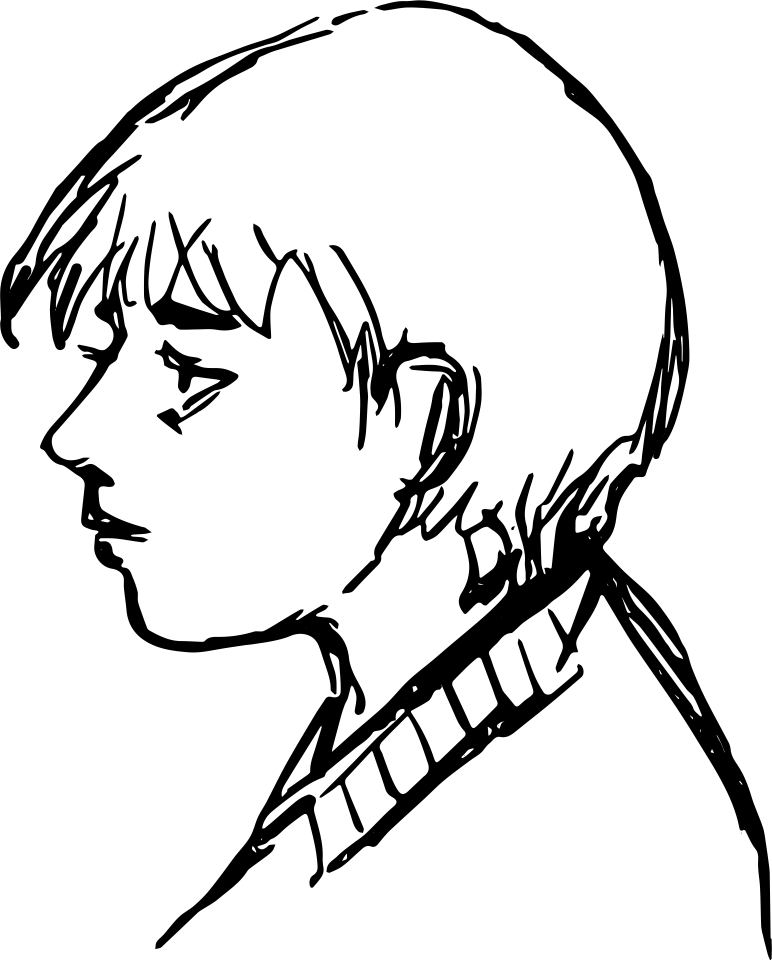
#> input picture boy.png, 1543 x 1920 px (shown at 1/2 size)
$ python -i tracedrawing.py   (imports and definitions only)
#> lines starting #> are read from the running program, lines starting #| are printed output that depends on the picture; after the words box and inside, x2 and y2 are one past the last pixel; in counts of white or black regions, pixels touching at a corner belong together
"""A picture, as the strokes a person would draw it with.

The owner's verdict on the first examples was that the drawings looked plain;
a flower built from loops in code does not look like a drawing however well
it moves. So an example can start from a real picture -- the owner offered
images to copy -- and this turns its lines into strokes for the hand model:

  1. INK: the picture's lines, separated from its ground (Otsu threshold, on
     whichever side of it the lines are).
  2. CENTRE LINES: the ink thinned to one pixel (skeletonize), with the line's
     own width kept from the distance to the ink's edge, so a bold line in the
     picture is a heavy stroke and a fine one light.
  3. STROKES: the centre lines walked into paths -- through junctions along the
     straightest continuation, the way a pen keeps going -- with whiskers too
     short to be marks dropped.
  4. ORDER: big shapes first, then detail, each stroke starting at the end
     nearest where the pen last lifted, so the drawing builds up the way a
     person sketches rather than in scanline order.
  5. COLOUR: each stroke takes the picture's colour under it.

Returns strokes in canvas units, fitted into the canvas with a margin:
[{"path": [(x, y), ...], "width": px, "color": "#rrggbb"}].
Needs scikit-image (a tool dependency only; the app does not use it).
"""
import math

import numpy as np
from PIL import Image
from skimage.filters import threshold_otsu
from skimage.morphology import remove_small_objects, skeletonize
from scipy import ndimage

NB = [(-1, -1), (-1, 0), (-1, 1), (0, -1), (0, 1), (1, -1), (1, 0), (1, 1)]


def _ink(img, invert=None):
    """Ink is whatever differs clearly from the picture's ground -- by COLOUR,
    not brightness alone, or a mid-tone green line reads as ground."""
    if img.mode in ("RGBA", "LA"):
        a = np.asarray(img.convert("RGBA"))[..., 3]
        if a.min() < 250:
            return a > 40                                 # a transparent PNG: ink is opaque
    rgb = np.asarray(img.convert("RGB"), dtype=float)
    border = np.concatenate([rgb[0], rgb[-1], rgb[:, 0], rgb[:, -1]])
    ground = np.median(border, axis=0)
    diff = np.sqrt(((rgb - ground) ** 2).sum(axis=2))
    th = max(45.0, threshold_otsu(diff))
    return diff > th


# [107 lines left out: functions _walk, _rdp, not called in this run]


def trace(path, *, canvas=(816, 612), margin=0.08, min_len=10, invert=None, max_px=900):
#> called with path = '../../boy.png', canvas = (816, 612), margin = 0.08, min_len = 10, max_px = 900
    img = Image.open(path)
#> img is the input picture: PIL image 1543x1920 RGBA; mean R, G, B, A 0, 0, 0, 33.6
    img.thumbnail((max_px, max_px))
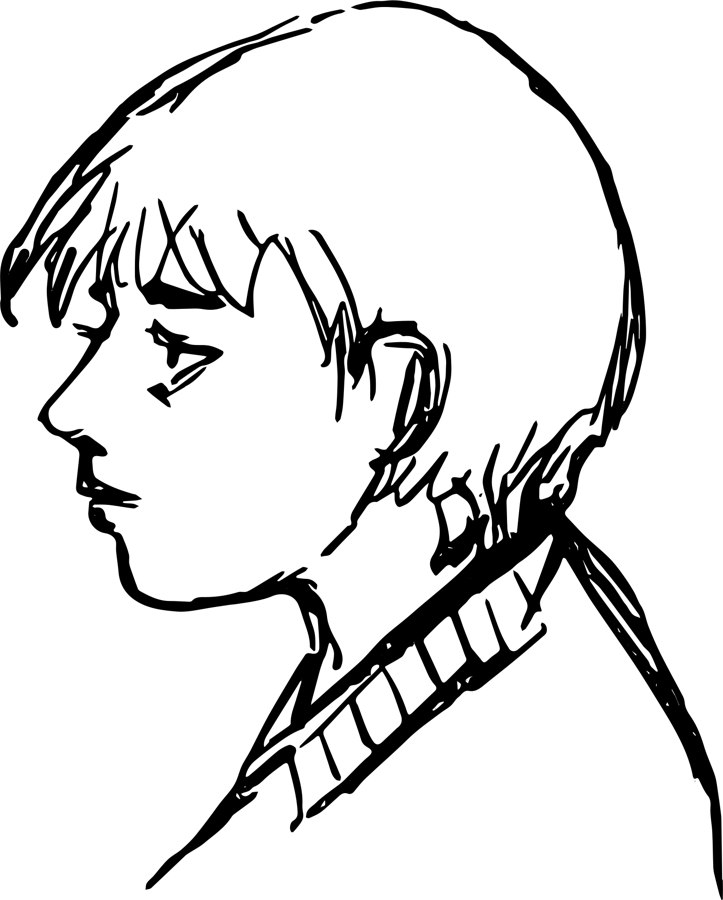
#> img: PIL image 723x900 RGBA; mean R, G, B, A 0, 0, 0, 33.6; transparent parts drawn white
    rgb = np.asarray(img.convert("RGB"))
#> rgb: shape (900, 723, 3); every value is 0
    ink = _ink(img, invert)
#> in _ink, `a = np.asarray(img.convert("RGBA"))[..., 3]`:
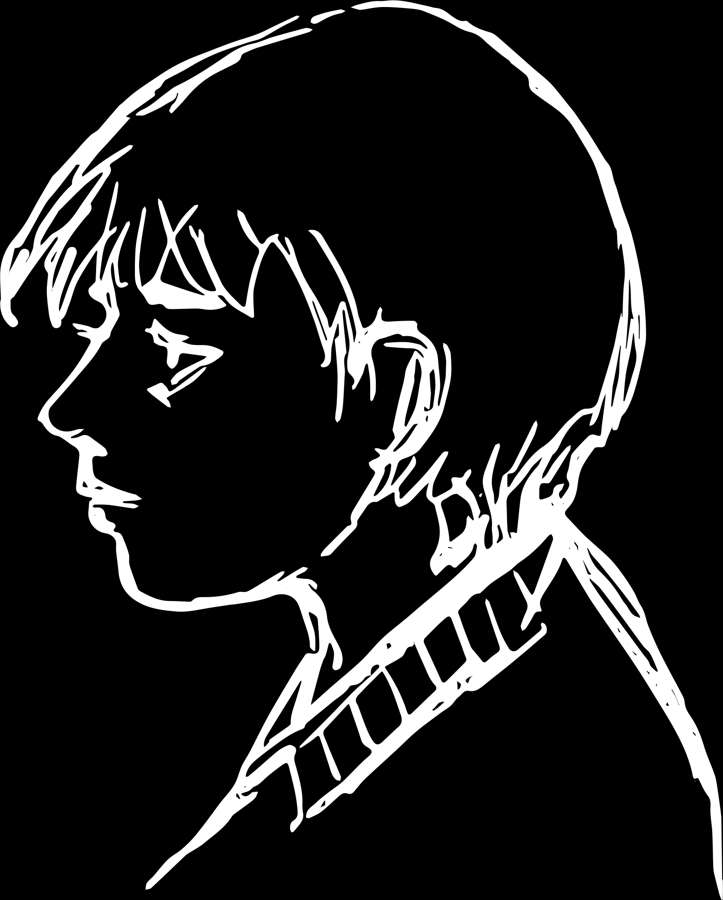
#> a: shape (900, 723); min 0, max 255, mean 33.6
#> in _ink, `return a > 40`:
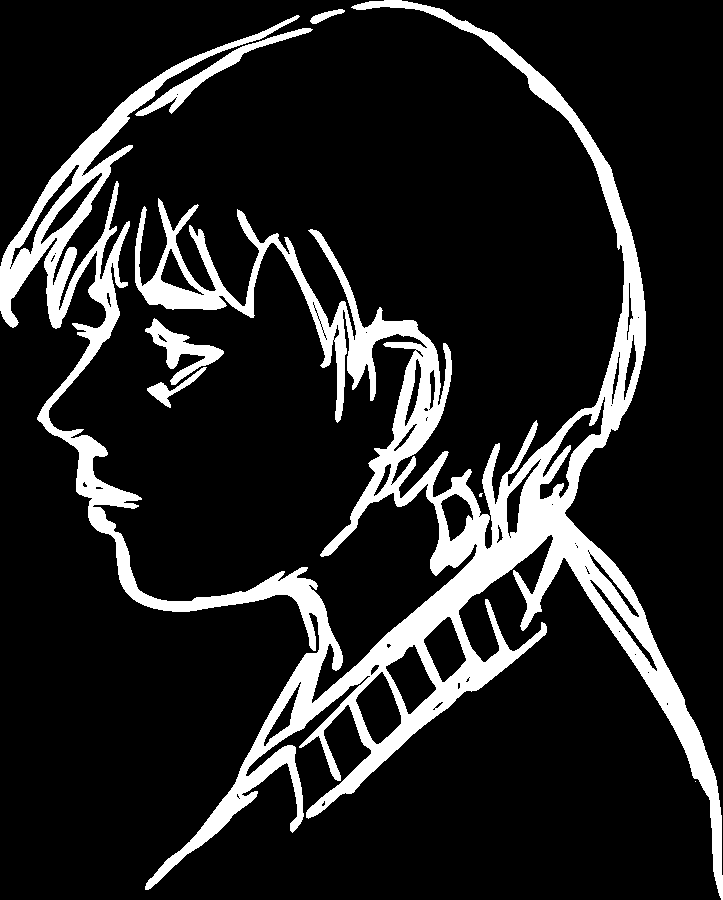
#> returned value: shape (900, 723) bool; 14.2% white; 7 white regions (2 under 20 px), largest, box (x1, y1, x2, y2) and area: (0, 0, 723, 900) 87886, (135, 28, 313, 116) 1797, (145, 318, 224, 385) 1668, (147, 367, 207, 408) 546, (310, 9, 345, 24) 215
#> (the run stopped early here; a loop or call above may not have finished)
